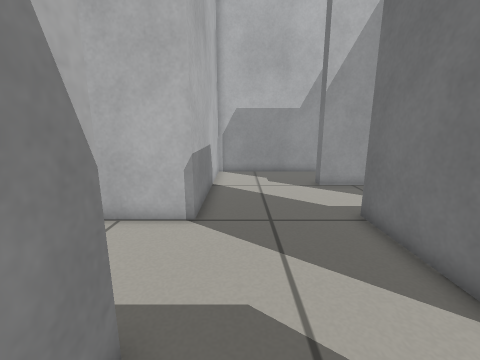
View 1 (above)

20 first-person views from a walk through a world built for the Gazebo simulator. The camera is 0.59 m above the floor, tilts 12° down and sees 90° across. The floor is counted in squares, 0.2 m on a side. Each view is taken from the middle of a square. On the plan, view 1 faces up. The plan holds only what a view shows up to about 18 squares ahead; the rest is blank.

View 2
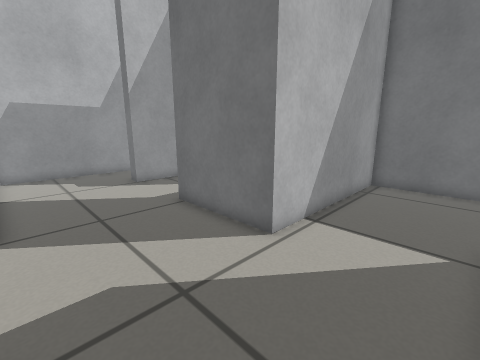

View 3
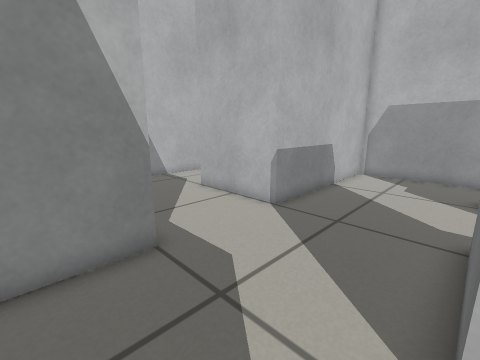

View 4
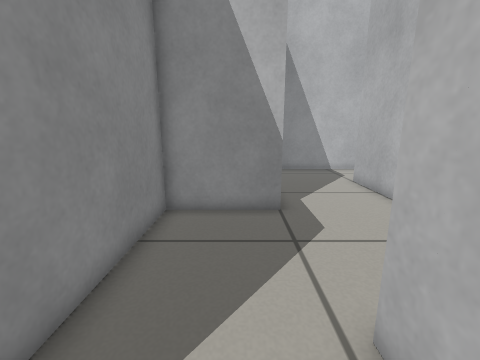

View 5
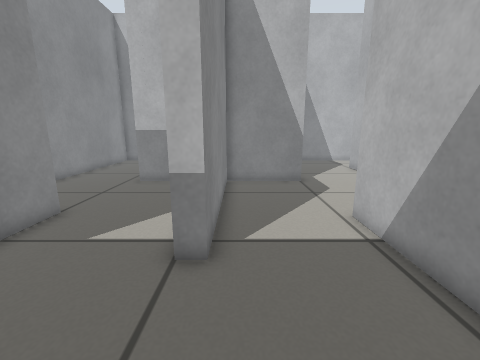

View 6
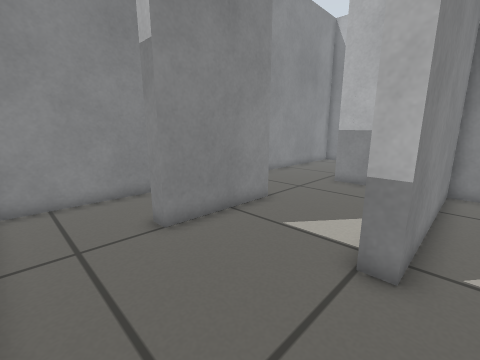

View 7
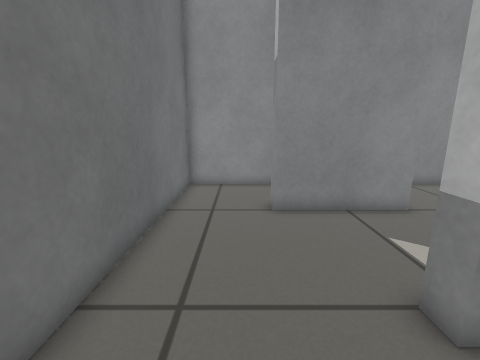

View 8
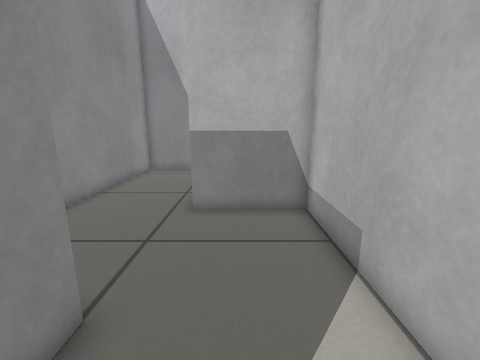

View 9
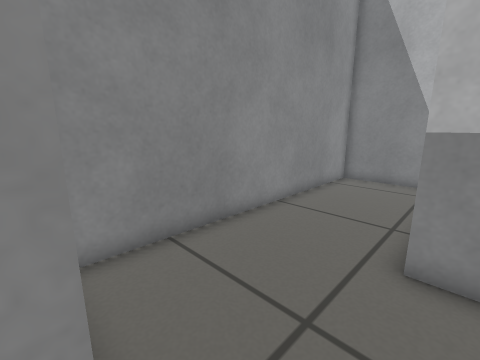

View 10
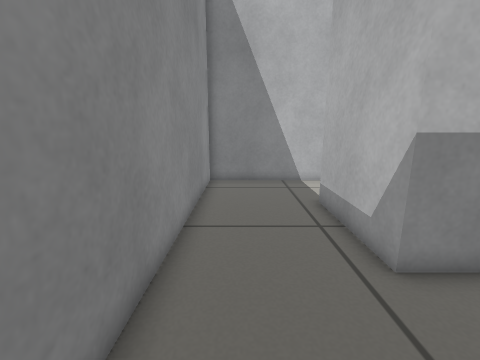

View 11
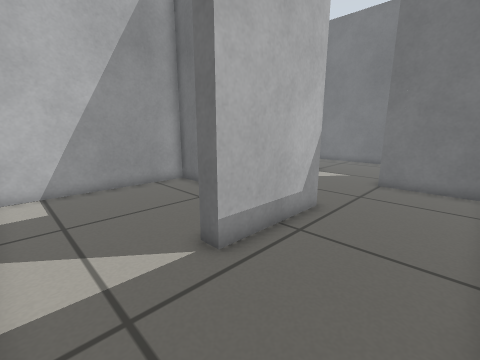

View 12
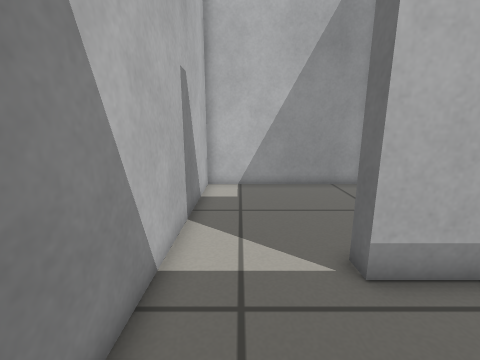

View 13
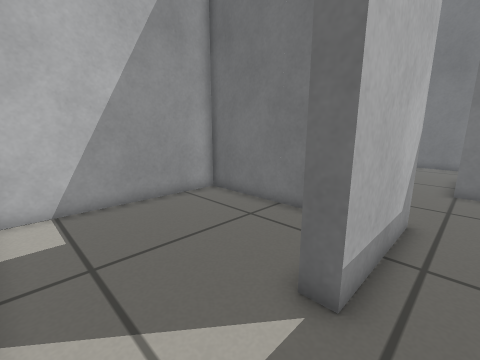

View 14
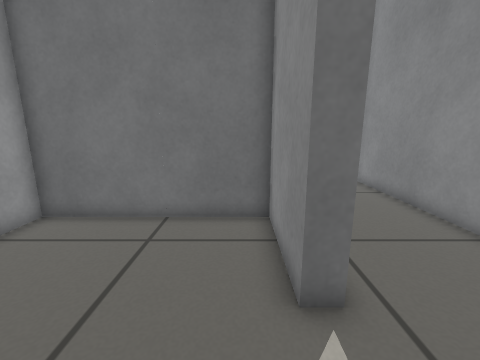

View 15
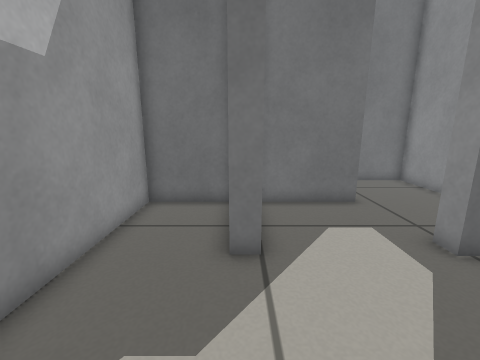

View 16
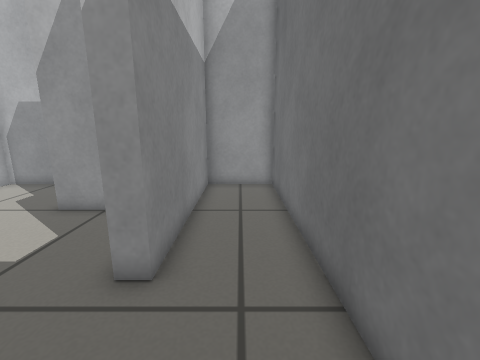

View 17
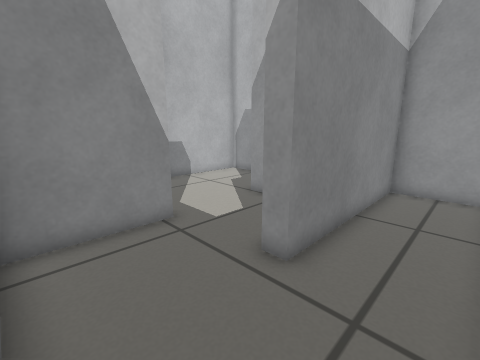

View 18
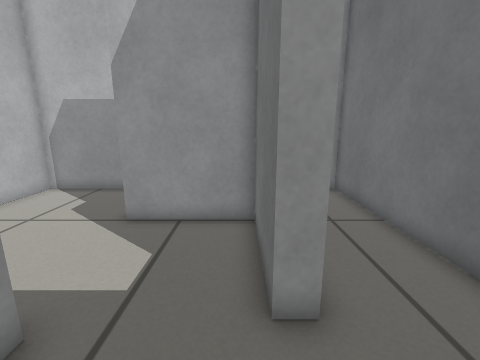

View 19
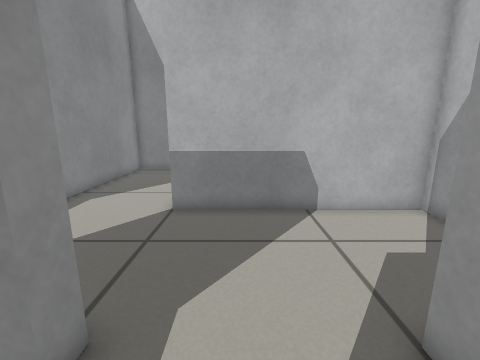

View 20
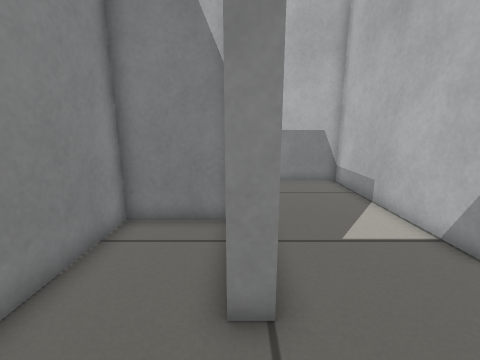

### Floor plan
Points are (right, up) in squares from view 1. A wall is a line through its corners. A room is listed if a view was taken in it or the views show most of it. See-through windows are left out.
Room 1 (views 1, 2, 3, 4, 5, 6, 7)
walls: (-1.5, 2.6) (-1.5, -1.7) (7, -1.7) (7, -2.5); (-1.5, 7.5) (-6.5, 7.5); (-10.7, 7.4) (-10.7, 2.5) (-2.9, 2.5); (12.8, -2.5) (12.8, 2.9) (4.2, 2.9) (4.2, 7.9)
ways out: opening at (9.5, -2) to room 2; opening at (1, 8) to room 7; opening at (-8.5, 8)
Room 2 (views 8, 9, 10, 11, 12, 13, 20)
walls: (3.8, -11.2) (3.8, -7.4) (8.8, -7.4) (8.8, -8.2); (7, -2.5) (-1.5, -2.5) (-1.5, -6.8) (-6.5, -6.8); (12.8, -8.5) (12.8, -2.5); (-10.7, -7.5) (-10.7, -11.7) (3.5, -11.7)
ways out: opening at (9.5, -2) to room 1; opening at (-8.5, -6.5) to room 3; opening at (10.5, -8) to room 8
Room 3 (view 14)
walls: (-6.5, -6.8) (-6.5, -6) (-2.2, -6) (-2.2, 1.7) (-10.7, 1.7) (-10.7, -7.5)
ways out: opening at (-8.5, -6.5) to room 2
Room 4 (view 15)
walls: (4.2, 12.5) (4.2, 13.3); (8.5, 13.4) (8.5, 16.8) (-1.5, 16.8) (-1.5, 12.4)
ways out: opening at (1.5, 13) to room 7
Room 5 (views 16, 17)
walls: (9.7, 3.6) (12.8, 3.6) (12.8, 16.8) (9.3, 16.8) (9.3, 8.3) (8.5, 8.3)
ways out: opening at (9, 6) to room 6
Room 6 (views 18, 19)
walls: (8.5, 8.3) (8.5, 12.5) (4.2, 12.5); (4.2, 7.9) (4.9, 7.9) (4.9, 3.6)
ways out: opening at (9, 6) to room 5; opening at (5, 10.5) to room 7
Room 7 (no view inside)
walls: (-1.5, 12.4) (-1.5, 7.5)
ways out: opening at (1, 8) to room 1; opening at (1.5, 13) to room 4; opening at (5, 10.5) to room 6
Room 8 (no view inside)
walls: (4.5, -8.4) (4.5, -11.7) (12.8, -11.7) (12.8, -8.5)
ways out: opening at (10.5, -8) to room 2

Where each view was taken, in squares from view 1:
view 1: 0 up, 0 right, facing up
view 2: 1 down, 1 left, facing up-right
view 3: 0 up, 4 right, facing up-left
view 4: 1 up, 7 right, facing left
view 5: 1 down, 12 right, facing left
view 6: 1 down, 12 right, facing down-left
view 7: 1 up, 10 right, facing down
view 8: 5 down, 7 right, facing left
view 9: 6 down, 4 right, facing down-left
view 10: 10 down, 3 right, facing left
view 11: 11 down, 10 left, facing up-right
view 12: 11 down, 9 left, facing up
view 13: 8 down, 10 left, facing up-right
view 14: 5 down, 10 left, facing right
view 15: 13 up, 1 left, facing right
view 16: 4 up, 11 right, facing up
view 17: 4 up, 12 right, facing up-left
view 18: 5 up, 8 right, facing up
view 19: 10 up, 7 right, facing left
view 20: 8 down, 12 right, facing left
